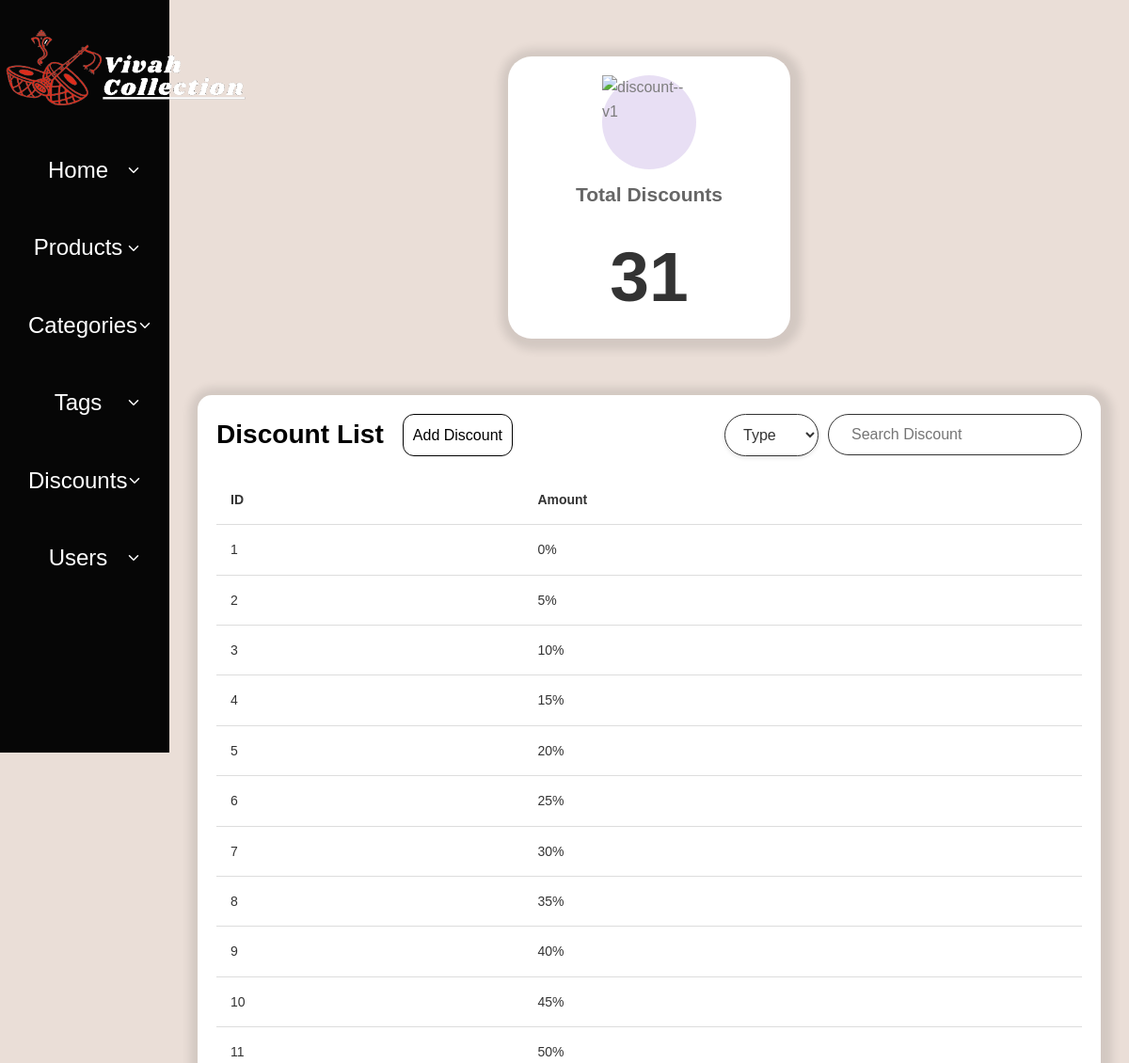
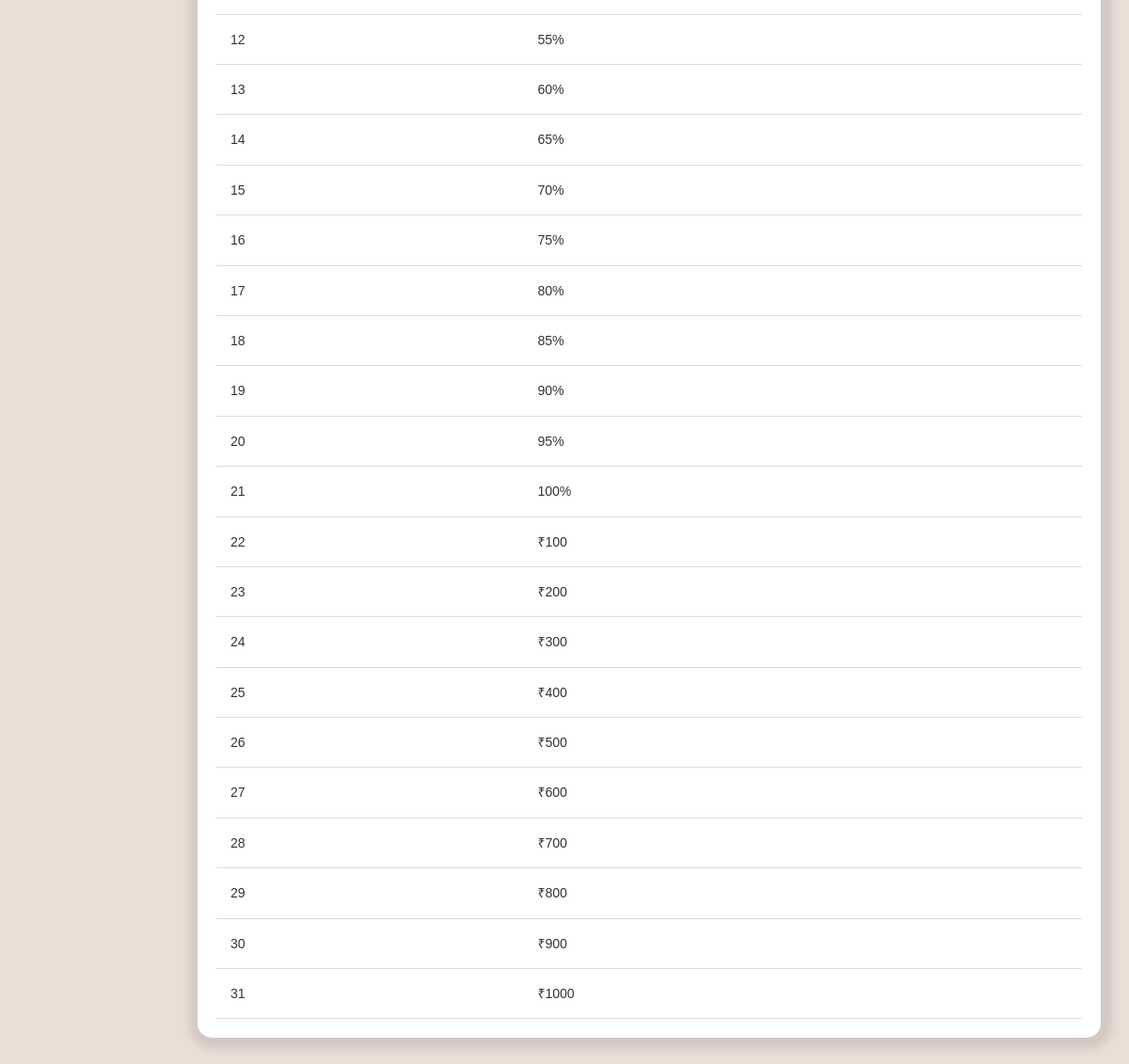
The page /dashboard/discounts (signed in) on the database its author committed (2 pictures, top to bottom).
### inventory/models.py (models this page shows)
class Discount(models.Model):
    value = models.IntegerField()
    discountType = models.CharField("Discount Type",'discountType',choices=[('%','%'),('₹','₹')],max_length=2,default='%')
    def __str__(self):
        if self.discountType == '%':
            return f'{self.value}{self.discountType}'
        else:
            return f'{self.discountType}{self.value}'

### dashboard/views.py (the view)
# urls.py: path('dashboard/discounts',discounts,name='dashboard-discount'),
@login_required(login_url='login')
def discounts(request: Request):
    discounts = get_discount()
    context = {
        'discount_count': len(discounts),
        'discounts': discounts,
    }
    return render(request,'dashboard/discount/discounts.html',context=context)

### inventory/utils.py (called while the page is built, shortened)
def get_discount(value:str=None,id:int=None):
    if id != None:
        discount = Discount.objects.filter(id=id)
    else:
        discount = Discount.objects.all()
    return discount

### templates/dashboard/discount/discounts.html (shortened to what this page needs)
{% extends "dashboard/dashboard.html" %}
{% block link %}
{% load static %}
<link rel="stylesheet" href="{% static "css/dashboard/products.css" %}">
{% endblock link %}
{% block dashboard-containt %}
<div class="overview-cards">
    <a href="{% url "dashboard-discount" %}">
        <div class="card">
            <div class="card-icon">
                <span class="icon"><img width="100" height="100" src="https://img.icons8.com/ios/100/FD7E14/discount--v1.png" alt="discount--v1"/></span>
            </div>
            <div class="card-title">
                <h2>Total Discounts</h2>
            </div>
            <div class="card-info">
                <h3>{{discount_count}}</h3>
            </div>
        </div></a>
</div>
<div class="overview-lists">
    <div class="list-title">
        <div class="title">
            <h3>Discount List</h3>
            <a href="{% url "Newdiscount" %}"><button>Add Discount</button></a>
        </div>
        <div class="filters">
            <select name="featured" id="featured">
                <option value="None" disabled selected>Type</option>
            </select>
            <div class="search">
                <form method="POST" action="">
                <input type="search" name="s" placeholder="Search Discount" class="search-field" id="search_field">
                </form>
            </div>
        </div>
    </div>
    <table class="project-table">
        <thead>
            <tr>
                <th>ID</th>
                <th>Amount</th>
            </tr>
        </thead>
        <tbody id="product-list">
            {% for discount in discounts %}
            <tr data-url="{% url "Ddiscount" discount.id%}" class="product-tr">
                <td>{{discount.id}}</td>
                <td>{{discount}}</td>
            </tr>
            {% endfor %}
        </tbody>
    </table>
{% endblock dashboard-containt %}

### templates/dashboard/dashboard.html (shortened to what this page needs)
<!DOCTYPE html>
<html lang="en">
<head>
    {% load static %}
    <link rel="stylesheet" href="{% static "css/dashboard/dashboard.css" %}">
    <link rel="stylesheet" href="{% static "css/base.css" %}">
    {% block link %}
    {% endblock link %}
</head>
<body>
    {% include "dashboard/menu.html" %}
    <main>
        {% block dashboard-containt %}{% endblock dashboard-containt %}
    </main>
    </div>
</body>
</html>

### templates/dashboard/menu.html (shortened to what this page needs)
{% load static %}
<link rel="stylesheet" href="{% static "css/dashboard/menu.css" %}">
<div class="dashboard-container">
    <div class="sidepanel">
        <span class="logo" id="desktop-logo">
            <a href="{% url "home" %}" class="logo">
                <img src="/static/Media/resource/logo-white.png" alt="Glowing">
            </a>
        </span>
        <div class="main-content">
            <ul class="models-list">
                <li class="model">
                    <a class="model-info" data-accordion-btn href="{% url "dashboard" %}">
                        <p class="model-title">Home</p>
                        <div class="model-icon">
                            <ion-icon name="chevron-down-outline" class="add-icon"></ion-icon>
                        </div>
                    </a>
                </li>
            </ul>
            <ul class="models-list">
                <li class="model">
                    <a class="model-info" data-accordion-btn href="{% url "dashboard-product" %}">
                        <p class="model-title">Products</p>
                        <div class="model-icon">
                            <ion-icon name="chevron-down-outline" class="add-icon"></ion-icon>
                        </div>
                    </a>
                </li>
            </ul>
            <ul class="models-list">
                <li class="model">
                    <a class="model-info" data-accordion-btn href="{% url "dashboard-category" %}">
                        <p class="model-title">Categories</p>
                        <div class="model-icon">
                            <ion-icon name="chevron-down-outline" class="add-icon"></ion-icon>
                        </div>
                    </a>
                </li>
            </ul>
            <ul class="models-list">
                <li class="model">
                    <a class="model-info" data-accordion-btn href="{% url "dashboard-tags" %}">
                        <p class="model-title">Tags</p>
                        <div class="model-icon">
                            <ion-icon name="chevron-down-outline" class="add-icon"></ion-icon>
                        </div>
                    </a>
                </li>
            </ul>
            <ul class="models-list">
                <li class="model">
                    <a class="model-info" data-accordion-btn href="{% url "dashboard-discount" %}">
                        <p class="model-title">Discounts</p>
                        <div class="model-icon">
                            <ion-icon name="chevron-down-outline" class="add-icon"></ion-icon>
                        </div>
                    </a>
                </li>
            </ul>
            <ul class="models-list">
                <li class="model">
                    <a class="model-info" data-accordion-btn href="{% url "dashboard-users" %}">
                        <p class="model-title">Users</p>
                        <div class="model-icon">
                            <ion-icon name="chevron-down-outline" class="add-icon"></ion-icon>
                        </div>
                    </a>
                </li>
            </ul>
        </div>
    </div>

### static/css/dashboard/dashboard.css (style rules this page uses)
* { padding: 0; margin: 0; }
.overview-cards { display: flex; justify-content: space-evenly; margin: 40px auto; padding: 20px; width: 85vw; overflow-x: hidden; gap: 100px; flex-wrap: wrap; }
.card { height: 300px; width: 300px; background-color: #fff; border-radius: 25px; padding: 20px; margin: 0 10px; text-align: left; box-shadow: 2px 2px 10px 10px rgba(0, 0, 0, 0.1); display: flex; align-items: center; flex-direction: column; gap: 10px }
.card .card-title { margin: 0; font-size: 14px; color: #666; }
.card-icon { display: flex; align-items: center; justify-content: center; }
.card-icon .icon { border-radius: 50%; background-color: #e8dff4; }
.card-info h3 { font-size: 75px; color: #333; }

### static/css/base.css (style rules this page uses)
* { margin: 0; padding: 0; }
:root { --hoockers-green_20: hsl(148, 20%, 38%, 0.2); --pale-spring-bud: hsl(60, 68%, 85%); --hoockers-green: hsl(148, 20%, 38%); --spanish-gray: hsl(0, 0%, 61%); --light-gray: hsl(0, 0%, 80%); --cultured-1: hsl(0, 0%, 97%); --cultured-2: hsl(60, 6%, 93%); --gray-web: hsl(0, 0%, 49%); --white_30: hsl(0, 0%, 100%, 0.3); --black_70: hsla(0, 0%, 0%, 0.7); --black_50: hsla(0, 0%, 0%, 0.5); --black_15: hsla(0, 0%, 0%, 0.15); --black_10: hsla(0, 0%, 0%, 0.1); --black_5: hsla(0, 0%, 0%, 0.05); --white: hsl(0, 0%, 100%); --black: hsl(0, 0%, 0%); --sonic-silver: hsl(0, 0%, 47%); --eerie-black: hsl(0, 0%, 13%); --salmon-pink: hsl(353, 100%, 78%); --sandy-brown: hsl(29, 90%, 65%); --bittersweet: hsl(0, 100%, 70%); --ocean-green: hsl(152, 51%, 52%); --davys-gray: hsl(0, 0%, 33%); --cultured: hsl(0, 0%, 93%); --onyx: hsl(0, 0%, 27%); --border-radius-md: 10px; --border-radius-sm: 5px; --gradient: linear-gradient(to right, transparent 50%, var(--white_30) 100%); --ff-urbanist: 'Urbanist', sans-serif; --fs-1: 4.8rem; --fs-2: 4rem; --fs-3: 3.4rem; --fs-4: 2.4rem; --fs-5: 2rem; --fs-6: 1.8rem; --fs-7: 1.5rem; --fs-8: 1.4rem; --fs-9: 1.3rem; --fw-400: 400; --fw-500: 500; --fw-600: 600; --fw-700: 700; --fw-800: 800; --weight-300: 300; --weight-400: 400; --weight-500: 500; --weight-600: 600; --weight-700: 700; --section-padding: 35px; --shadow-1: 0 8px 16px var(--black_15); --shadow-2: 0 4px 10px var(--black_5); --radius-3: 3px; --transition-1: 0.25s ease; --transition-2: 0.5s ease; --transition-3: 1s ease; --cubic-in: cubic-bezier(0.51, 0.03, 0.64, 0.28); --cubic-out: cubic-bezier(0.33, 0.85, 0.4, 0.96); --transition-timing: 0.2s ease; }
*, *::before, *::after { margin: 0; padding: 0; box-sizing: border-box; }
li { list-style: none; }
a, img, span, input, button, ion-icon { display: block; }
a { text-decoration: none; color: inherit; }
img { height: auto; }
input, button { background: none; border: none; font: inherit; }
input { width: 100%; }
button { cursor: pointer; }
ion-icon { pointer-events: none; --ionicon-stroke-width: 25px; }
html { font-family: var(--ff-urbanist); font-size: 10px; scroll-behavior: smooth; }
body { background-color: var(--white); color: var(--gray-web); font-size: 1.6rem; font-weight: var(--fw-500); line-height: 1.6; }

### static/css/dashboard/products.css (style rules this page uses)
.overview-lists { box-shadow: 2px 2px 10px 10px rgba(0, 0, 0, 0.1); margin: 40px auto; padding: 20px; background-color: #fff; width: 80vw; border-radius: 15px; height: auto; }
.list-title { display: grid; grid-template-areas: 'title filters'; height: 100%; width: 100%; }
.list-title .title { display: flex; gap: 20px; grid-area: title; font-size: 24px; color: black; }
.list-title .title button { font-size: 16px; border: 1px solid black; padding: 0px 10px; border-radius: 12px; height: 100%; }
.list-title .filters { grid-area: filters; justify-self: end; }
.filters { display: flex; justify-content: flex-start; gap: 10px; }
.filters select { padding: 10px 15px; border: 1px solid #333; border-radius: 50px; background-color: #fff; font-size: 16px; color: #333; box-shadow: 0 2px 4px rgba(0, 0, 0, 0.1); cursor: pointer; width: 100px; }
.search-field { width: 270px; font-size: 16px; border: 1px solid #333; border-radius: 50px; padding: 8px 24px; outline: none; }
.project-table { width: 100%; border-collapse: collapse; margin-top: 20px; }
.project-table th, .project-table td { text-align: left; padding: 15px; border-bottom: 1px solid #ddd; font-size: 14px; color: #333; }
.project-table th { font-weight: bold; }
.project-table tbody tr { cursor: pointer; }

### rows shown on the page
Discount: id "1", discountType+value "0%"
Discount: id "2", discountType+value "5%"
Discount: id "3", discountType+value "10%"
Discount: id "4", discountType+value "15%"
Discount: id "5", discountType+value "20%"
Discount: id "6", discountType+value "25%"
Discount: id "7", discountType+value "30%"
Discount: id "8", discountType+value "35%"
Discount: id "9", discountType+value "40%"
Discount: id "10", discountType+value "45%"
Discount: id "11", discountType+value "50%"
Discount: id "12", discountType+value "55%"
Discount: id "13", discountType+value "60%"
Discount: id "14", discountType+value "65%"
Discount: id "15", discountType+value "70%"
Discount: id "16", discountType+value "75%"
Discount: id "17", discountType+value "80%"
Discount: id "18", discountType+value "85%"
Discount: id "19", discountType+value "90%"
Discount: id "20", discountType+value "95%"
Discount: id "21", discountType+value "100%"
Discount: id "22", discountType+value "₹100"
Discount: id "23", discountType+value "₹200"
Discount: id "24", discountType+value "₹300"
Discount: id "25", discountType+value "₹400"
Discount: id "26", discountType+value "₹500"
Discount: id "27", discountType+value "₹600"
Discount: id "28", discountType+value "₹700"
Discount: id "29", discountType+value "₹800"
Discount: id "30", discountType+value "₹900"
Discount: id "31", discountType+value "₹1000"

### other values the page prints
{{ discount_count }} "31"
